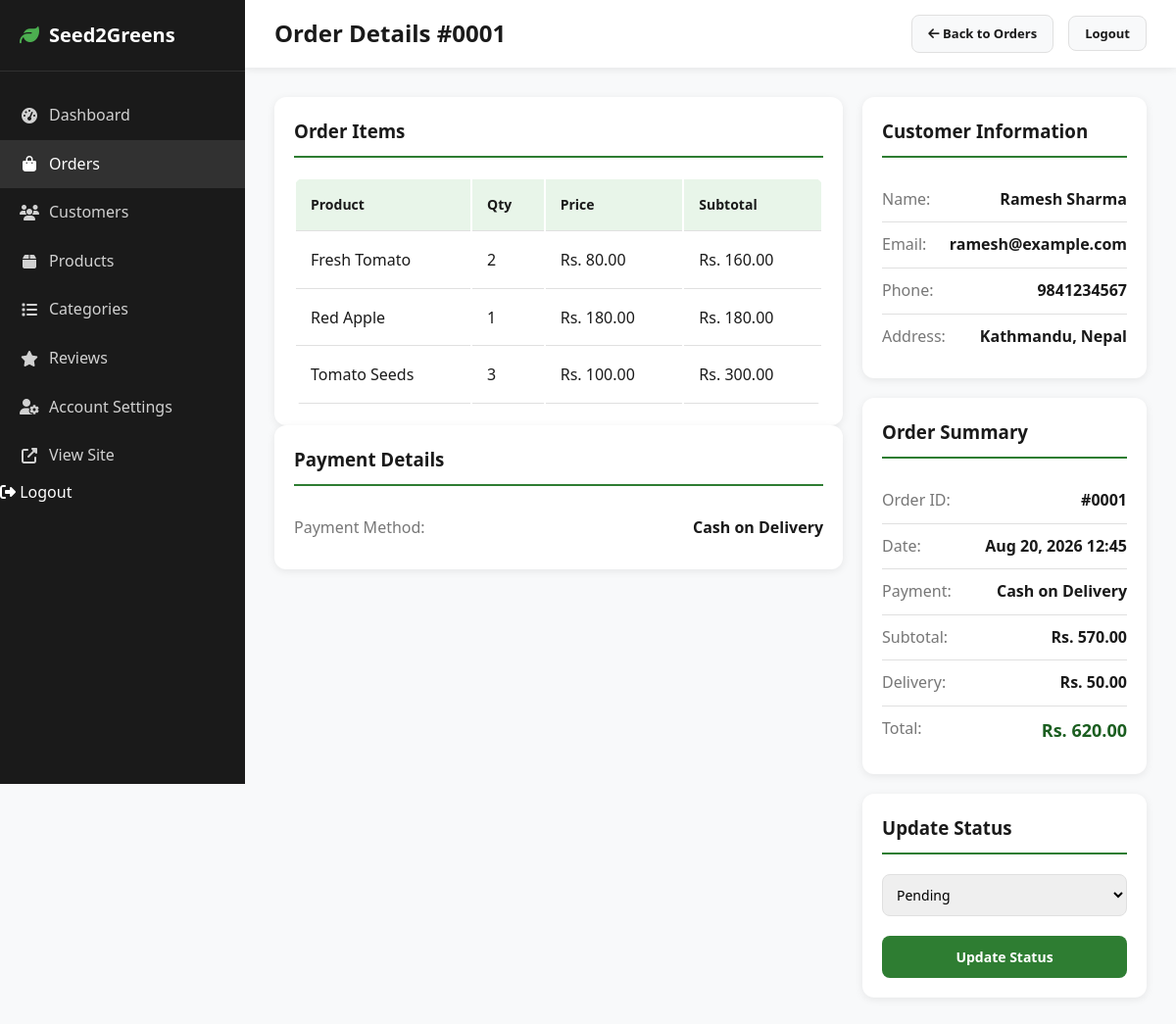
Page /admin/order-details.php?id=1 (signed in) on the committed database.
### tables this page shows
CREATE TABLE order_items (
    id INT PRIMARY KEY AUTO_INCREMENT,
    order_id INT NOT NULL,
    product_id INT NOT NULL,
    quantity INT NOT NULL,
    price DECIMAL(10,2) NOT NULL,
    created_at TIMESTAMP DEFAULT CURRENT_TIMESTAMP,
    FOREIGN KEY (order_id) REFERENCES orders(id) ON DELETE CASCADE ON UPDATE CASCADE,
    FOREIGN KEY (product_id) REFERENCES products(id) ON DELETE RESTRICT ON UPDATE CASCADE,
    INDEX idx_order (order_id),
    INDEX idx_product (product_id)
);

CREATE TABLE products (
    id INT PRIMARY KEY AUTO_INCREMENT,
    category_id INT NOT NULL,
    name VARCHAR(150) NOT NULL,
    description TEXT,
    price DECIMAL(10,2) NOT NULL,
    stock_quantity INT NOT NULL DEFAULT 0,
    unit VARCHAR(50) DEFAULT 'piece',
    image VARCHAR(255),
    status ENUM('active', 'inactive') DEFAULT 'active',
    created_at TIMESTAMP DEFAULT CURRENT_TIMESTAMP,
    updated_at TIMESTAMP DEFAULT CURRENT_TIMESTAMP ON UPDATE CURRENT_TIMESTAMP,
    FOREIGN KEY (category_id) REFERENCES categories(id) ON DELETE RESTRICT ON UPDATE CASCADE,
    INDEX idx_category (category_id),
    INDEX idx_status (status)
);

CREATE TABLE orders (
    id INT PRIMARY KEY AUTO_INCREMENT,
    user_id INT NOT NULL,
    order_date TIMESTAMP DEFAULT CURRENT_TIMESTAMP,
    total_amount DECIMAL(10,2) NOT NULL,
    delivery_fee DECIMAL(10,2) DEFAULT 0.00,
    status ENUM('Pending', 'Confirmed', 'Processing', 'Shipped', 'Delivered', 'Cancelled') DEFAULT 'Pending',
    payment_method VARCHAR(50) DEFAULT 'Cash on Delivery',
    customer_name VARCHAR(100) NOT NULL,
    customer_email VARCHAR(100) NOT NULL,
    customer_phone VARCHAR(20) NOT NULL,
    customer_address TEXT NOT NULL,
    receipt_data MEDIUMTEXT DEFAULT NULL,
    receipt_mime VARCHAR(100) DEFAULT NULL,
    receipt_type ENUM('image', 'pdf') DEFAULT NULL,
    created_at TIMESTAMP DEFAULT CURRENT_TIMESTAMP,
    updated_at TIMESTAMP DEFAULT CURRENT_TIMESTAMP ON UPDATE CURRENT_TIMESTAMP,
    FOREIGN KEY (user_id) REFERENCES users(id) ON DELETE RESTRICT ON UPDATE CASCADE,
    INDEX idx_user (user_id),
    INDEX idx_status (status),
    INDEX idx_date (order_date)
);

### includes/functions.php (called while the page is built, shortened)
<?php
$db = Database::getInstance()->getConnection();
function sanitize($data) {
    return htmlspecialchars(trim($data), ENT_QUOTES, 'UTF-8');
}
function getOrderById($id) {
    global $db;
    $stmt = $db->prepare("
        SELECT id, user_id, order_date, total_amount, delivery_fee, status,
               payment_method, customer_name, customer_email, customer_phone,
               customer_address, receipt_mime, receipt_type, created_at, updated_at
        FROM orders WHERE id = ?
    ");
    $stmt->execute([$id]);
    return $stmt->fetch();
}
function getOrderItems($order_id) {
    global $db;
    $stmt = $db->prepare("
        SELECT oi.*, p.name as product_name, p.image as product_image
        FROM order_items oi
        JOIN products p ON oi.product_id = p.id
        WHERE oi.order_id = ?
    ");
    $stmt->execute([$order_id]);
    return $stmt->fetchAll();
}
function getAllStatuses() {
    return ['Pending', 'Confirmed', 'Processing', 'Shipped', 'Delivered', 'Cancelled'];
}
function formatAdminCurrency($amount) {
    return 'Rs. ' . number_format($amount, 2);
}

### admin/order-details.php (the view, shortened to what this page needs)
<?php
require_once __DIR__ . '/../includes/functions.php';
$order_id = (int)$_GET['id'];
$order = getOrderById($order_id);
$order_items = getOrderItems($order_id);
$all_statuses = getAllStatuses();
?>
<!DOCTYPE html>
<html lang="en">
<head>
    <link rel="stylesheet" href="../assets/css/style.css">
    <link rel="stylesheet" href="https://cdnjs.cloudflare.com/ajax/libs/font-awesome/6.4.0/css/all.min.css">
</head>
<body>
    <div class="admin-layout">
        <aside class="admin-sidebar" id="adminSidebar">
            <div class="admin-sidebar-header">
                <h2><i class="fas fa-leaf"></i> Seed2Greens</h2>
            </div>
            <ul class="admin-nav">
                <li><a href="dashboard.php"><i class="fas fa-tachometer-alt"></i> Dashboard</a></li>
                <li><a href="orders.php" class="active"><i class="fas fa-shopping-bag"></i> Orders</a></li>
                <li><a href="customers.php"><i class="fas fa-users"></i> Customers</a></li>
                <li><a href="products.php"><i class="fas fa-box"></i> Products</a></li>
                <li><a href="categories.php"><i class="fas fa-list"></i> Categories</a></li>
                <li><a href="reviews.php"><i class="fas fa-star"></i> Reviews</a></li>
                <li><a href="settings.php"><i class="fas fa-user-cog"></i> Account Settings</a></li>
                <li><a href="../index.php" target="_blank"><i class="fas fa-external-link-alt"></i> View Site</a></li>
                <li><form method="POST" action="logout.php" style="display: inline;"><input type="hidden" name="csrf_token" value="<?php echo generateCsrfToken(); ?>"><button type="submit" name="logout" style="background: none; border: none; color: inherit; cursor: pointer; font-size: inherit; padding: 0; width: 100%; text-align: left;"><i class="fas fa-sign-out-alt"></i> Logout</button></form></li>
            </ul>
        </aside>
        <div class="admin-main">
            <header class="admin-header">
                <div style="display: flex; align-items: center; gap: 15px;">
                    <h2>Order Details #<?php echo str_pad($order_id, 4, '0', STR_PAD_LEFT); ?></h2>
                </div>
                <div style="display: flex; align-items: center; gap: 15px;">
                    <a href="orders.php" class="btn btn-secondary btn-sm"><i class="fas fa-arrow-left"></i> Back to Orders</a>
                    <form method="POST" action="logout.php" style="display: inline;"><button type="submit" name="logout" class="btn btn-secondary btn-sm">Logout</button></form>
                </div>
            </header>
            <main class="admin-content">
                <div style="display: grid; grid-template-columns: 2fr 1fr; gap: 20px;">
                    <div>
                        <div class="admin-card">
                            <h3 style="margin-bottom: 20px; padding-bottom: 10px; border-bottom: 2px solid var(--primary);">Order Items</h3>
                            <table class="data-table" style="box-shadow: none;">
                                <thead>
                                    <tr>
                                        <th>Product</th>
                                        <th>Qty</th>
                                        <th>Price</th>
                                        <th>Subtotal</th>
                                    </tr>
                                </thead>
                                <tbody>
                                    <?php foreach ($order_items as $item): ?>
                                        <tr>
                                            <td><?php echo sanitize($item['product_name']); ?></td>
                                            <td><?php echo $item['quantity']; ?></td>
                                            <td><?php echo formatAdminCurrency($item['price']); ?></td>
                                            <td><?php echo formatAdminCurrency($item['quantity'] * $item['price']); ?></td>
                                        </tr>
                                    <?php endforeach; ?>
                                </tbody>
                            </table>
                        </div>
                        <div class="admin-card">
                            <h3 style="margin-bottom: 20px; padding-bottom: 10px; border-bottom: 2px solid var(--primary);">Payment Details</h3>
                            <div class="admin-info-row"><span class="label">Payment Method:</span><span class="value"><?php echo sanitize($order['payment_method']); ?></span></div>
                        </div>
                    </div>
                    <div>
                        <div class="admin-card" style="margin-bottom: 20px;">
                            <h3 style="margin-bottom: 20px; padding-bottom: 10px; border-bottom: 2px solid var(--primary);">Customer Information</h3>
                            <div class="admin-info-row"><span class="label">Name:</span><span class="value"><?php echo sanitize($order['customer_name']); ?></span></div>
                            <div class="admin-info-row"><span class="label">Email:</span><span class="value"><?php echo sanitize($order['customer_email']); ?></span></div>
                            <div class="admin-info-row"><span class="label">Phone:</span><span class="value"><?php echo sanitize($order['customer_phone']); ?></span></div>
                            <div class="admin-info-row"><span class="label">Address:</span><span class="value"><?php echo sanitize($order['customer_address']); ?></span></div>
                        </div>
                        <div class="admin-card" style="margin-bottom: 20px;">
                            <h3 style="margin-bottom: 20px; padding-bottom: 10px; border-bottom: 2px solid var(--primary);">Order Summary</h3>
                            <div class="admin-info-row"><span class="label">Order ID:</span><span class="value">#<?php echo str_pad($order['id'], 4, '0', STR_PAD_LEFT); ?></span></div>
                            <div class="admin-info-row"><span class="label">Date:</span><span class="value"><?php echo date('M d, Y H:i', strtotime($order['order_date'])); ?></span></div>
                            <div class="admin-info-row"><span class="label">Payment:</span><span class="value"><?php echo sanitize($order['payment_method']); ?></span></div>
                            <div class="admin-info-row"><span class="label">Subtotal:</span><span class="value"><?php echo formatAdminCurrency($order['total_amount'] - $order['delivery_fee']); ?></span></div>
                            <div class="admin-info-row"><span class="label">Delivery:</span><span class="value"><?php echo formatAdminCurrency($order['delivery_fee']); ?></span></div>
                            <div class="admin-info-row total"><span class="label">Total:</span><span class="value"><?php echo formatAdminCurrency($order['total_amount']); ?></span></div>
                        </div>
                        <div class="admin-card">
                            <h3 style="margin-bottom: 20px; padding-bottom: 10px; border-bottom: 2px solid var(--primary);">Update Status</h3>
                            <form method="POST" action="">
                                <div class="admin-form-group">
                                    <select name="status" style="width: 100%; padding: 10px;" required>
                                        <?php foreach ($all_statuses as $s): ?>
                                            <option value="<?php echo $s; ?>" <?php echo ($order['status'] == $s) ? 'selected' : ''; ?>><?php echo $s; ?></option>
                                        <?php endforeach; ?>
                                    </select>
                                </div>
                                <button type="submit" name="update_status" class="btn btn-primary" style="width: 100%;">Update Status</button>
                            </form>
                        </div>
                    </div>
                </div>
            </main>
        </div>
    </div>
</body>
</html>

### assets/css/style.css (style rules this page uses)
* { margin: 0; padding: 0; box-sizing: border-box; }
body { font-family: 'Segoe UI', Tahoma, Geneva, Verdana, sans-serif; color: var(--text-dark); background-color: var(--bg-light); line-height: 1.6; overflow-x: hidden; }
a { text-decoration: none; color: inherit; transition: var(--transition); }
button { cursor: pointer; border: none; font-family: inherit; }
input, select, textarea { font-family: inherit; }
.btn { display: inline-block; padding: 12px 24px; border-radius: var(--radius); font-weight: 600; font-size: 14px; text-align: center; transition: var(--transition); border: none; cursor: pointer; text-decoration: none; }
.btn-primary { background: var(--primary); color: white; }
.btn-secondary { background: var(--bg-light); color: var(--text-dark); border: 1px solid var(--border); }
.btn-sm { padding: 8px 16px; font-size: 13px; }
.admin-layout { display: flex; min-height: 100vh; }
.admin-sidebar { width: 250px; background: var(--text-dark); color: white; position: fixed; height: 100vh; overflow-y: auto; }
.admin-sidebar-header { padding: 20px; border-bottom: 1px solid rgba(255,255,255,0.1); }
.admin-sidebar-header h2 { font-size: 20px; display: flex; align-items: center; gap: 10px; }
.admin-sidebar-header h2 i { color: var(--primary-light); }
.admin-nav { list-style: none; padding: 20px 0; }
.admin-nav li a { display: flex; align-items: center; gap: 10px; padding: 12px 20px; color: rgba(255,255,255,0.8); transition: var(--transition); }
.admin-nav li a:hover, .admin-nav li a.active { background: rgba(255,255,255,0.1); color: white; }
.admin-nav li a i { width: 20px; text-align: center; }
.admin-main { flex: 1; margin-left: 250px; min-height: 100vh; background: var(--bg-light); }
.admin-header { background: var(--bg-white); padding: 15px 30px; box-shadow: var(--shadow); display: flex; justify-content: space-between; align-items: center; }
.admin-content { padding: 30px; }
.admin-card { background: var(--bg-white); border-radius: var(--radius-lg); box-shadow: var(--shadow); padding: 20px; }
.data-table { width: 100%; background: var(--bg-white); border-radius: var(--radius-lg); box-shadow: var(--shadow); overflow: hidden; }
.data-table th, .data-table td { padding: 15px; text-align: left; border-bottom: 1px solid var(--border); }
.data-table th { background: var(--bg-green); font-weight: 600; font-size: 14px; }
.admin-form-group { margin-bottom: 20px; }
.admin-form-group input, .admin-form-group select, .admin-form-group textarea { width: 100%; padding: 10px 15px; border: 1px solid var(--border); border-radius: var(--radius); font-size: 14px; }
.admin-info-row { display: flex; justify-content: space-between; padding: 10px 0; border-bottom: 1px solid var(--border); }
.admin-info-row:last-child { border-bottom: none; }
.admin-info-row .label { color: var(--text-light); font-weight: 500; }
.admin-info-row .value { font-weight: 600; text-align: right; }
.admin-info-row.total .value { font-size: 18px; color: var(--primary-dark); }

### rows in the picture
order_items: product.name "Fresh Tomato", quantity "2", price "Rs. 80.00", formatAdminCurrency($item['quantity'] * $item['price']) "Rs. 160.00"
order_items: product.name "Red Apple", quantity "1", price "Rs. 180.00", formatAdminCurrency($item['quantity'] * $item['price']) "Rs. 180.00"
order_items: product.name "Tomato Seeds", quantity "3", price "Rs. 100.00", formatAdminCurrency($item['quantity'] * $item['price']) "Rs. 300.00"
orders: payment_method "Cash on Delivery", customer_name "Ramesh Sharma", customer_email "ramesh@example.com", customer_phone "9841234567", customer_address "Kathmandu, Nepal", id "0001", order_date "Aug 20, 2026 12:45", formatAdminCurrency($order['total_amount'] - $order['delivery_fee']) "Rs. 570.00", delivery_fee "Rs. 50.00", total_amount "Rs. 620.00", status "Pending"

### other values in the picture
str_pad($order_id, 4, '0', STR_PAD_LEFT) "0001"
